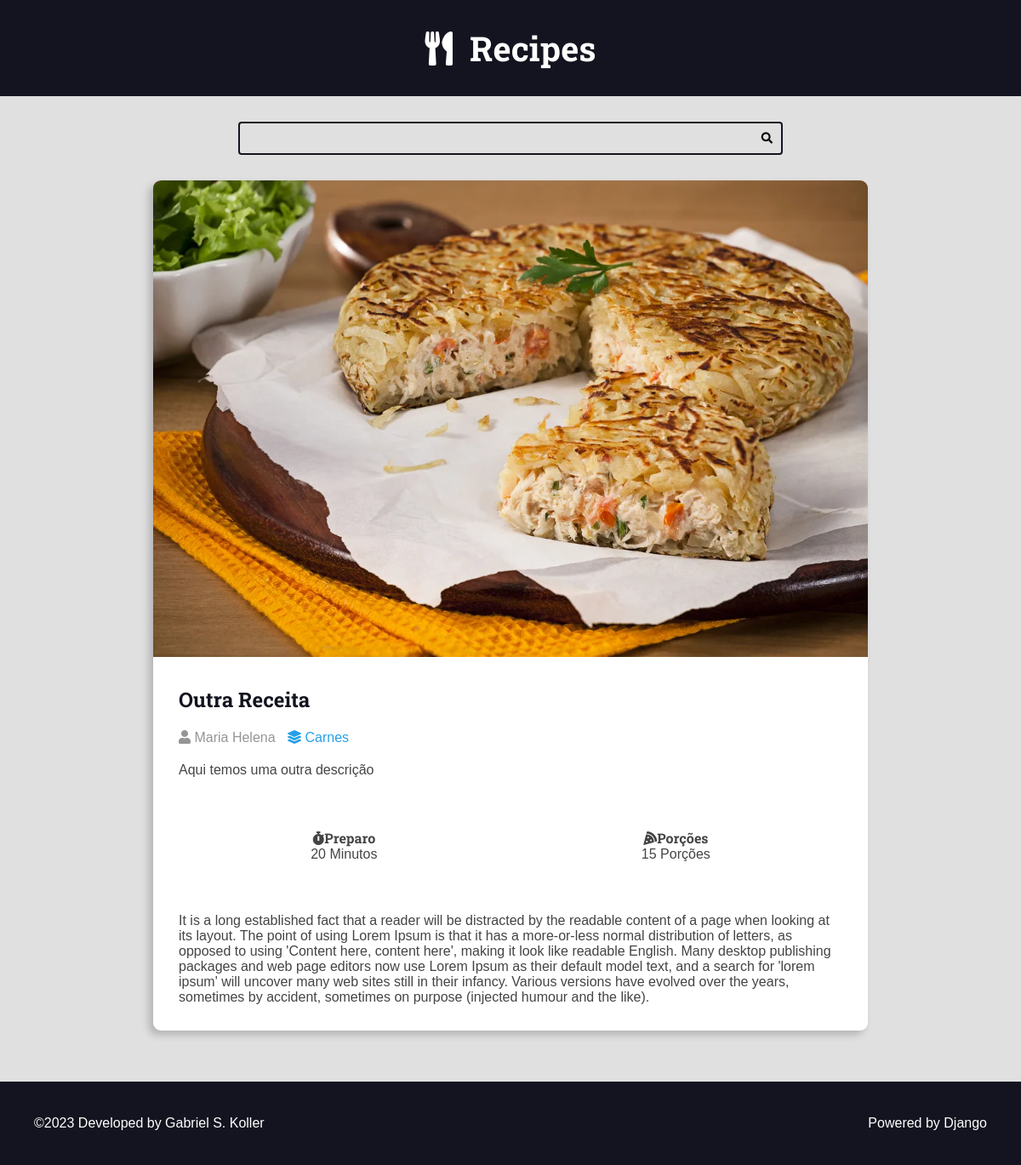
The page /recipes/2/ on the database its author committed.
### recipes/models.py (models this page shows, shortened)
class Recipe(models.Model):
  title = models.CharField(max_length=65)
  description = models.CharField(max_length=165)
  slug = models.SlugField()
  preparation_time = models.IntegerField()
  preparation_time_unity = models.CharField(max_length=65)
  servings = models.IntegerField()
  servings_unity = models.CharField(max_length=65)
  preparation_steps = models.TextField()
  preparation_steps_is_html = models.BooleanField(default=False)
  created_at = models.DateTimeField(auto_now_add=True)
  updated_at = models.DateTimeField(auto_now=True)
  is_published = models.BooleanField(default=False)
  cover = models.ImageField(upload_to='recipes/covers/%Y/%m/%d')
  category = models.ForeignKey(Category, on_delete=models.SET_NULL, null=True, blank=True, default=None,)
  author = models.ForeignKey(User, on_delete=models.SET_NULL, null=True)

class Category(models.Model):
  name = models.CharField(max_length=65)

### recipes/views.py (the view)
# urls.py: path('recipes/<int:id>/', views.recipe, name="recipe"),
def recipe(request, id):
    recipe = get_object_or_404(Recipe, pk=id, is_published=True,)
    return render(request,'recipes/pages/recipe-view.html', context={
        'recipe': recipe,
        'is_detail_page': True,
    } )

### recipes/templates/recipes/pages/recipe-view.html (shortened to what this page needs)
{% extends 'global/base.html' %}
{% block content %}
      <div class="main-content main-content-detail container">
        {% include 'recipes/partials/recipe.html' %}
      </div>
{% endblock %}

### recipes/templates/recipes/partials/recipe.html (shortened to what this page needs)
<div class="recipe recipe-list-item">
  <div class="recipe-cover">
    <a href="{% url 'recipes:recipe' recipe.id %}">
      <img src="{{ recipe.cover.url }}" alt="temporario"/>
  </a>
  </div>
  <div class="recipe-title-container">
    <h2 class="recipe-title">
      <a href="{% url 'recipes:recipe' recipe.id %}">
        {{ recipe.title }}
      </a>
    </h2>
  </div>
  <div class="recipe-author">
    <span class="recipe-author-item">
      <i class="fas fa-user"></i>
          {% if recipe.author is not None %}
          {% if recipe.author.first_name %}
              {{ recipe.author.first_name }} {{ recipe.author.last_name }}
          {% else %}
              {{ recipe.author.username }}
          {% endif  %}
        {% else %}
          Desconhecido
      {% endif %}
    </span>
    {% if recipe.category is not None %}
        <span class="recipe-author-item">
          <a href="{% url 'recipes:category' recipe.category.id %}">
            <i class="fas fa-layer-group"></i>
            <span>{{ recipe.category.name }}</span>
          </a>
        </span>
    {% endif %}
  </div>
  <div class="recipe-content">
    <p>
      {{ recipe.description }}
    </p>
  </div>
  <div class="recipe-meta-container">
    <div class="recipe-meta recipe-preparation">
      <h3 class="recipe-meta-title"><i class="fas fa-stopwatch"></i>Preparo</h3>
      <div class="recipe-meta-text">{{ recipe.preparation_time }} {{ recipe.preparation_time_unit }}
          Minutos
      </div>
    </div>
    <div class="recipe-meta recipe-servings">
      <h3 class="recipe-meta-title">
        <i class="fas fa-pizza-slice"></i>Porções
      </h3>
      <div class="recipe-meta-text">
        {{ recipe.servings }} {{ recipe.servings_unit }}
          Porções
      </div>
    </div>
  </div>
  {% if is_detail_page is True %}
  <div class="preparation-steps">
        {% if recipe.preparation_steps_is_html is True %}
            {{ recipe.preparation_steps|safe }}
        {% else %}
             {{ recipe.preparation_steps|linebreaksbr }}
        {% endif %}
        </div>
  {% endif %}
</div>

### recipes/static/recipes/css/styles.css (style rules this page uses)
:root { --color-primary: #269fe6; --color-primary-hover: #2086c2; --color-primary-dark: #13141f; --color-primary-dark-hover: #212336; --color-primary-light: #d4ecfa; --color-primary-light-hover: #bdd8e7; --color-white: #fff; --color-black: #000; --color-dark-text: #444; --color-info-light: #cce5ff; --color-debug-light: #cce5ff; --color-success-light: #d4edda; --color-alert-light: #fff3cd; --color-warning-light: #fff3cd; --color-error-light: #f8d7da; --color-info-dark: #4d86c4; --color-debug-dark: #4d86c4; --color-success-dark: #4a9c5d; --color-alert-dark: #927f40; --color-warning-dark: #927f40; --color-error-dark: #da525d; --color-gray-0: #f9f9f9; --color-gray-1: #e0e0e0; --color-gray-2: #c7c7c7; --color-gray-3: #aeaeae; --color-gray-4: #959595; --color-gray-5: #7d7d7d; --color-gray-6: #646464; --color-gray-7: #4b4b4b; --color-gray-8: #323232; --color-gray-9: #191919; --font-primary: sans-serif; --font-headings: "Roboto Slab", serif; --spacing-gutter-medium: 3rem; --spacing-gutter-large: 4rem; }
* { padding: 0; margin: 0; box-sizing: border-box; }
html { font-size: 62.5%; }
body { font-size: 1.6rem; font-family: var(--font-primary); background: var(--color-gray-1); color: var(--color-dark-text); }
h1, h2, h3, h4, h5, h6 { font-family: var(--font-headings); }
.container { max-width: 144rem; margin: 0 auto; padding: var(--spacing-gutter-medium); }
.main-content { padding-top: 0; }
.recipe { background: var(--color-white); box-shadow: -5px 5px 10px rgba(0, 0, 0, 0.2); transform: scale(1); transition: all 300ms ease-in-out; border-radius: 0.9rem; overflow: hidden; }
.recipe img { max-width: 100%; }
.recipe-list-item { max-width: 64rem; height: fit-content; }
.recipe-title-container { padding: var(--spacing-gutter-medium); padding-bottom: 2rem; }
.recipe-title-container a { text-decoration: none; color: var(--color-primary-dark); }
.recipe-author { padding: 0 var(--spacing-gutter-medium); }
.recipe-content { padding: var(--spacing-gutter-medium); padding-top: 2rem; }
.recipe-author-item { color: var(--color-gray-4); margin-right: 1rem; }
.recipe-author a { color: var(--color-primary); transition: all 300ms ease-in-out; text-decoration: none; }
.recipe-meta-container { display: flex; flex-flow: row wrap; padding: var(--spacing-gutter-medium); }
.recipe-meta { display: flex; flex-flow: column nowrap; flex-shrink: 1; flex-grow: 1; text-align: center; }
.recipe-meta-title { font-size: 1.6rem; }
.main-content-detail .recipe-list-item { max-width: 84rem; margin: 0 auto; }
.preparation-steps { padding: var(--spacing-gutter-medium); }

### rows shown on the page
Recipe: cover (picture), title "Outra Receita", author.first_name "Maria", author.last_name "Helena", category.name "Carnes", description "Aqui temos uma outra descrição", preparation_time "20", servings "15", preparation_steps "It is a long established fact that a reader will be distracted by the readable content of a page when looking at its layout. The point of using Lorem Ipsum is that it has a more-or-less normal distribution of letters, as opposed to using 'Content here, content here', making it look like readable English. Many desktop publishing packages and web page editors now use Lorem Ipsum as their default model text, and a search for 'lorem ipsum' will uncover many web sites still in their infancy. Various versions have evolved over the years, sometimes by accident, sometimes on purpose (injected humour and the like)."
